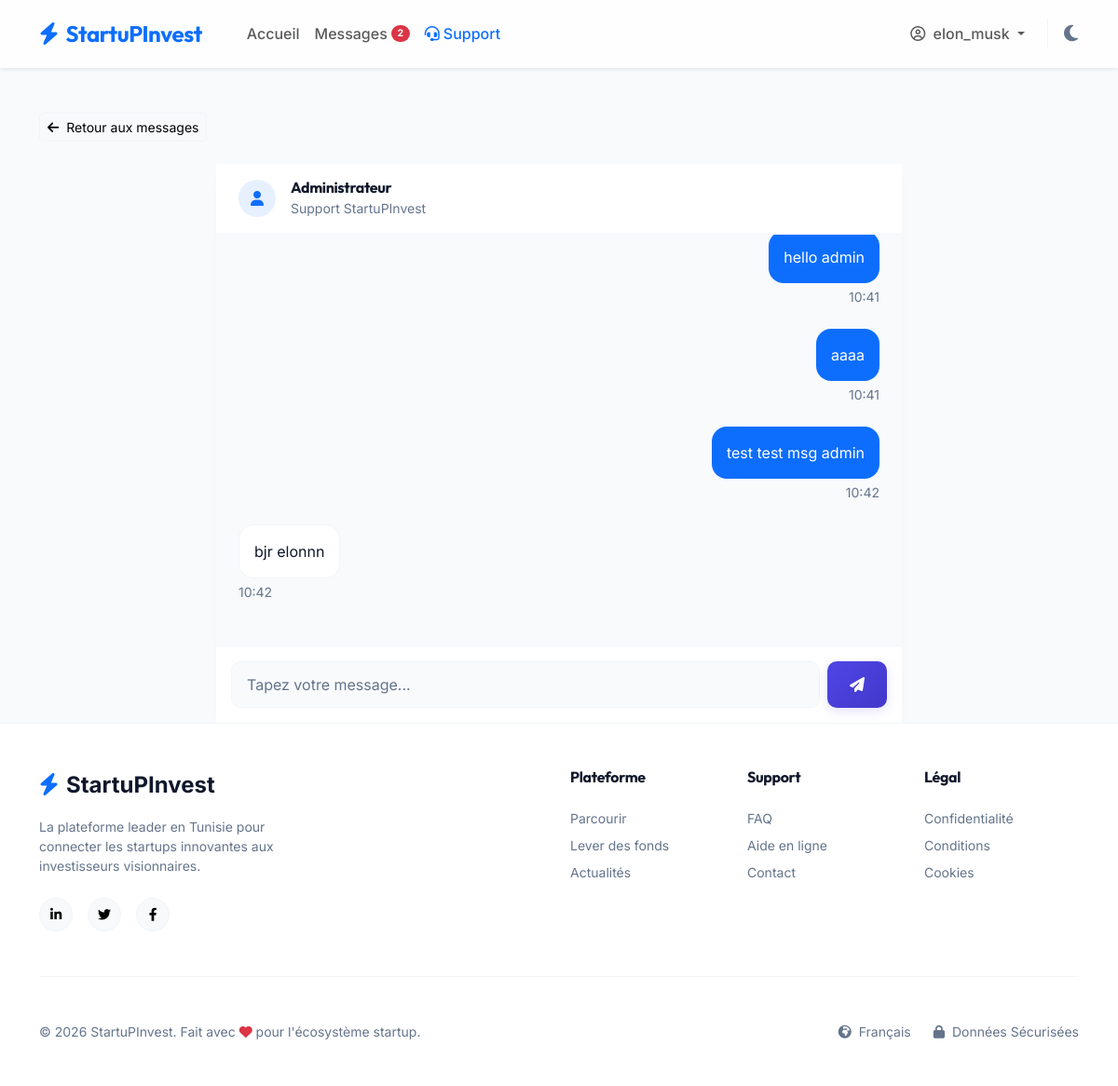
Page /public/messages/chat?project_id=null&other_id=1 (signed in) on the earlier database version.
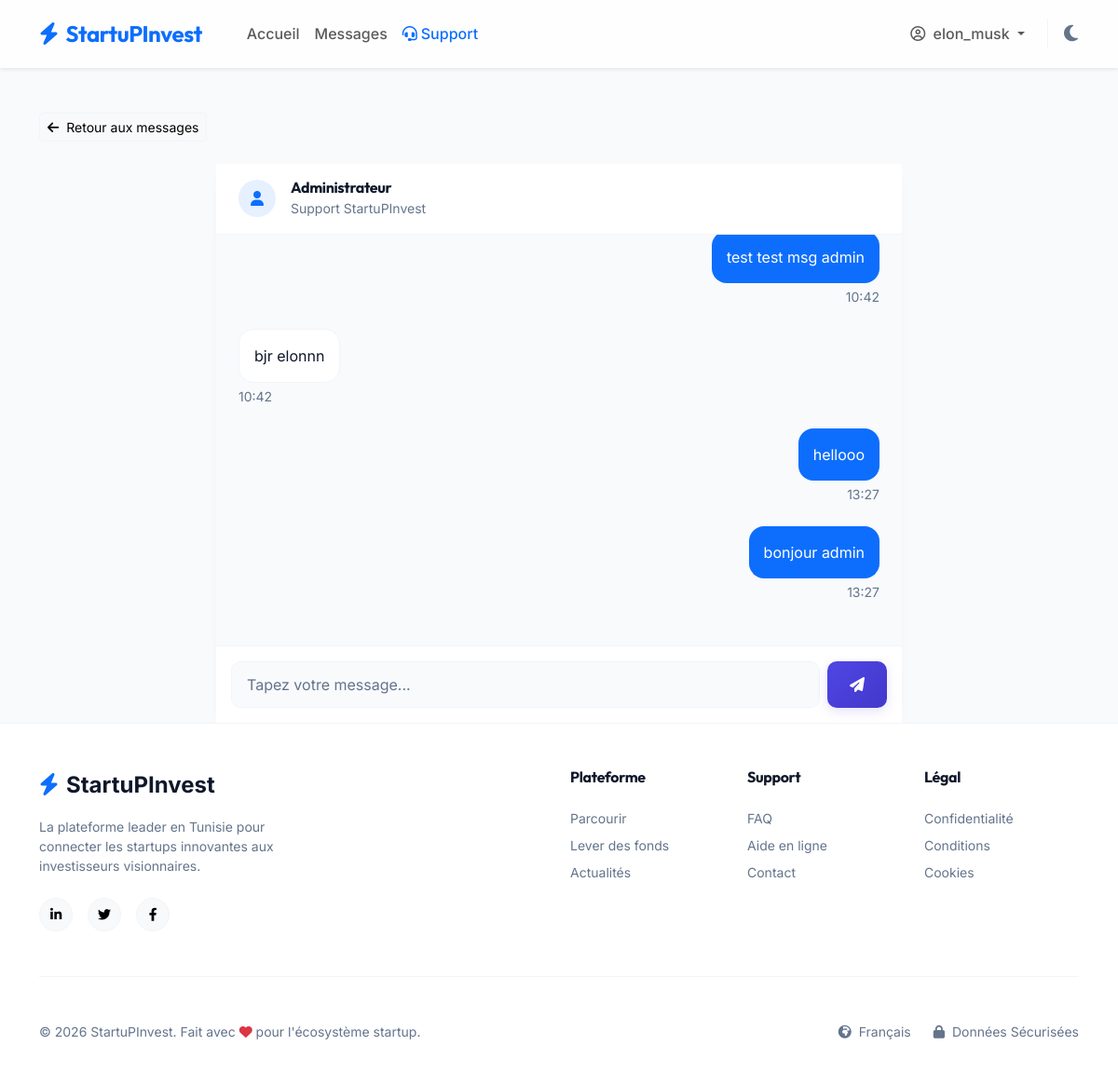
Same page on the later database version.
### tables this page shows
CREATE TABLE `messages` (
  `id` int NOT NULL AUTO_INCREMENT,
  `sender_id` int NOT NULL,
  `receiver_id` int NOT NULL,
  `project_id` int DEFAULT NULL,
  `contenu` text NOT NULL,
  `created_at` timestamp NULL DEFAULT CURRENT_TIMESTAMP,
  `is_read` tinyint(1) DEFAULT '0',
  PRIMARY KEY (`id`),
  KEY `sender_id` (`sender_id`),
  KEY `receiver_id` (`receiver_id`),
  KEY `project_id` (`project_id`),
  CONSTRAINT `messages_ibfk_1` FOREIGN KEY (`sender_id`) REFERENCES `users` (`id`) ON DELETE CASCADE,
  CONSTRAINT `messages_ibfk_2` FOREIGN KEY (`receiver_id`) REFERENCES `users` (`id`) ON DELETE CASCADE,
  CONSTRAINT `messages_ibfk_3` FOREIGN KEY (`project_id`) REFERENCES `projects` (`id`) ON DELETE CASCADE
);

### app/Controllers/MessagesController.php (called while the page is built, shortened)
<?php
class MessagesController {
    public function chat() {
        $project_id = isset($_GET['project_id']) ? $_GET['project_id'] : null;
        $other_id = isset($_GET['other_id']) ? $_GET['other_id'] : null;
        $messageModel = new Message();
        $messages = $messageModel->getMessagesByProject($project_id, $_SESSION['user_id'], $other_id);
        require __DIR__ . '/../Views/messages/chat.php';
    }
}

### config/Database.php (called while the page is built, shortened)
<?php
class Database {
    private static $instance = null;
    private $connection;
    private function __construct() {
        $this->host = getenv('DB_HOST') ?: 'db';
        $this->db_name = getenv('DB_NAME') ?: 'startupinvest';
        $this->username = getenv('DB_USER') ?: 'root';
        $this->password = getenv('DB_PASS') ?: 'root';
        try {
            $this->connection = new PDO("mysql:host=" . $this->host . ";dbname=" . $this->db_name . ";charset=utf8mb4", $this->username, $this->password);
            $this->connection->setAttribute(PDO::ATTR_ERRMODE, PDO::ERRMODE_EXCEPTION);
            $this->connection->setAttribute(PDO::ATTR_DEFAULT_FETCH_MODE, PDO::FETCH_ASSOC);
        } catch(PDOException $exception) {
            echo "Connection error: " . $exception->getMessage();
        }
    }
    public static function getInstance() {
        if(!self::$instance) {
            self::$instance = new Database();
        }
        return self::$instance;
    }
    public function getConnection() {
        return $this->connection;
    }
}
?>

### app/Models/Message.php (called while the page is built, shortened)
<?php
class Message {
    private $conn;
    private $table_name = "messages";
    public function __construct() {
        $this->conn = Database::getInstance()->getConnection();
    }
    public function getMessagesByProject($project_id, $user1_id, $user2_id) {
        $project_clause = ($project_id === 'null' || $project_id === null) ? "m.project_id IS NULL" : "m.project_id = :project_id";
        $query = "SELECT m.*, u.pseudo as sender_name
                  FROM " . $this->table_name . " m
                  JOIN users u ON m.sender_id = u.id
                  WHERE $project_clause
                  AND ((m.sender_id = :u1 AND m.receiver_id = :u2)
                   OR (m.sender_id = :u2 AND m.receiver_id = :u1))
                  ORDER BY m.created_at ASC";
        $stmt = $this->conn->prepare($query);
        $stmt->bindParam(":u1", $user1_id);
        $stmt->bindParam(":u2", $user2_id);
        $stmt->execute();
        return $stmt->fetchAll(PDO::FETCH_ASSOC);
    }
    public function getUnreadCount($user_id) {
        $query = "SELECT COUNT(*) as count FROM " . $this->table_name . " WHERE receiver_id = :user_id AND is_read = 0";
        $stmt = $this->conn->prepare($query);
        $stmt->bindParam(":user_id", $user_id);
        $stmt->execute();
        $result = $stmt->fetch(PDO::FETCH_ASSOC);
        return (int)$result['count'];
    }
}

### app/Views/messages/chat.php (the view, shortened to what the changed rows need)
<?php require_once __DIR__ . '/../layouts/header.php'; ?>
<?php require_once __DIR__ . '/../layouts/navbar.php'; ?>
<main class="container mt-5 flex-grow-1">
    <div class="row justify-content-center">
        <div class="col-lg-8">
            <div class="saas-card border-0 d-flex flex-column" style="height: 600px;">
                <div class="flex-grow-1 overflow-auto p-4 bg-main" id="chat-messages">
                    <?php if(empty($messages)): ?>
                        <div class="text-center py-5 opacity-50">
                            <p>Envoyez un message pour commencer la discussion.</p>
                        </div>
                    <?php else: ?>
                        <?php foreach($messages as $msg): ?>
                            <div class="d-flex mb-4 <?= $msg['sender_id'] == $_SESSION['user_id'] ? 'justify-content-end' : '' ?>">
                                <div style="max-width: 75%;">
                                    <div class="p-3 rounded-4 <?= $msg['sender_id'] == $_SESSION['user_id'] ? 'bg-primary text-white' : 'bg-surface border border-custom text-main' ?>">
                                        <?= htmlspecialchars($msg['contenu']) ?>
                                    </div>
                                    <div class="small text-muted-custom mt-1 <?= $msg['sender_id'] == $_SESSION['user_id'] ? 'text-end' : '' ?>">
                                        <?= date('H:i', strtotime($msg['created_at'])) ?>
                                    </div>
                                </div>
                            </div>
                        <?php endforeach; ?>
                    <?php endif; ?>
                </div>
            </div>
        </div>
    </div>
</main>
<?php require_once __DIR__ . '/../layouts/footer.php'; ?>

### app/Views/layouts/navbar.php (shortened to what the changed rows need)
<nav class="navbar navbar-expand-lg sticky-top navbar-custom shadow-sm">
  <div class="container">
    <div class="collapse navbar-collapse" id="navbarNav">
      <ul class="navbar-nav me-auto ps-lg-4">
        <li class="nav-item">
          <a class="nav-link fw-medium d-flex align-items-center" href="<?= URLROOT ?>/messages">
            Messages
            <?php
                $msgModelForBadge = new \App\Models\Message();
                $unreadTotalCount = $msgModelForBadge->getUnreadCount($_SESSION['user_id'] ?? 0);
                if($unreadTotalCount > 0):
            ?>
                <span class="badge rounded-pill bg-danger ms-1" style="font-size: 0.65rem;"><?= $unreadTotalCount ?></span>
            <?php endif; ?>
          </a>
        </li>
      </ul>
    </div>
  </div>
</nav>

Differences in the rows shown:
no longer on this page (row edited): messages: contenu "hello admin", created_at "10:41"
no longer on this page (row edited): messages: contenu "aaaa", created_at "10:41"
added messages: contenu "hellooo", created_at "13:27"
added messages: contenu "bonjour admin", created_at "13:27"
Other differences:
$unreadTotalCount: "2" → (not shown)
